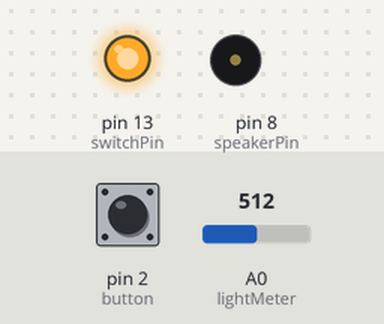
The sketch below on a simulated Arduino Uno, built with avr-gcc and run on an emulated ATmega328P. On the bench: output pins drawn as LEDs (lit = HIGH), buzzer (waves = sounding). Inputs (shaded band) come from the test bench; at power-on: pin 2 (button) LOW, A0 (lightMeter) = 512. What the sketch prints to the serial monitor is not drawn.

Above: at 1.2 s.
1.3 s: pin 2 (button) pulled HIGH for 0.15 s
At 2.4 s:
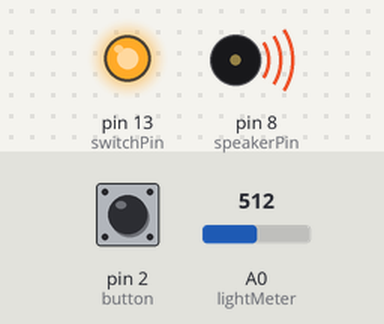
At 10.6 s:
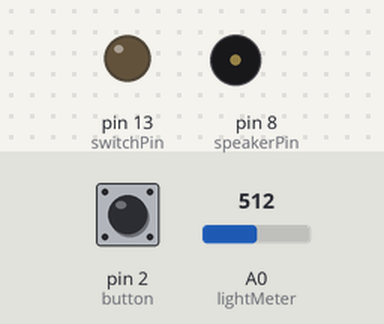
Timing chart, 0 to 12.8 s (numbered marks = the images above; inputs shaded):
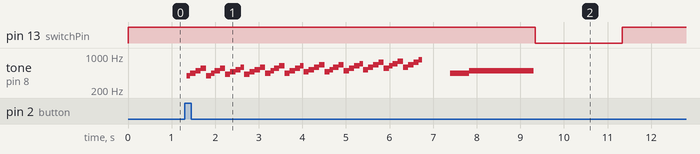

The sketch:

lock_control_button_notes_lockonfrombeg_with_light_thing.ino
```cpp
/* This tone code is was made by ianklatzco - https://gist.github.com/ianklatzco/9127560
 * He derived it from the http://www.arduino.cc/en/Tutorial/Melody
 * This plays the chest noise from the Legend of Zelda on a piezo buzzer connected to pin 8
 * and ground when a button is pushed.
 * Pushing the button also unlocks the electromagnetic lock for the chest for 2 seconds.
 */


const int switchPin = 13;
const int lightMeter = A0;
int lightValue = 0;
int lightLow = 1023;
int lightHigh = 0;
int setByte;
const int button = 2;
int buttonState = 0;
int speakerPin = 8;
char notes[] = "gabygabyxzCDxzCDabywabywzCDEzCDEbywFCDEqywFGDEqi        azbC"; // a space represents a rest
int length = sizeof(notes); // the number of notes
int beats[] = { 1,1,1,1, 1,1,1,1, 1,1,1,1, 1,1,1,1, 1,1,1,1, 1,1,1,1, 1,1,1,1, 1,1,1,1, 1,1,1,1, 1,1,1,1, 1,1,1,1, 1,1,1,1, 1,1,1,1, 1,1,1,1, 2,3,3,16,};
int tempo = 75;

void playTone(int tone, int duration) {
  for (long i = 0; i < duration * 1000L; i += tone * 2) {
    digitalWrite(speakerPin, HIGH);
    delayMicroseconds(tone);
    digitalWrite(speakerPin, LOW);
    delayMicroseconds(tone);
  }
}

void playNote(char note, int duration) {
  char names[] = { 'c', 'd', 'e', 'f', 'g', 'x', 'a', 'z', 'b', 'C', 'y', 'D', 'w', 'E', 'F', 'q', 'G', 'i' };
  // c=C4, C = C5. These values have been tuned.
  int tones[] = { 1898, 1690, 1500, 1420, 1265, 1194, 1126, 1063, 1001, 947, 893, 843, 795, 749, 710, 668, 630, 594 };

  // play the tone corresponding to the note name
  for (int i = 0; i < 18; i++) {
    if (names[i] == note) {
      playTone(tones[i], duration);
    }
  }
}

void setup() {
  // put your setup code here, to run once:
//initialize serial communication
Serial.begin(9600);
//initialize switch pin as output
pinMode(switchPin, OUTPUT);
pinMode(button, INPUT);
pinMode(lightMeter, INPUT);
digitalWrite(switchPin, HIGH);
digitalWrite(speakerPin, LOW);

}

void loop() {
lightValue = analogRead(lightMeter);
if (lightValue > lightHigh) {
  lightHigh = lightValue;
}
if (lightValue < lightLow) {
  lightLow = lightValue;
}

int newValue = map(lightValue, lightLow, lightHigh, 50, 4000);
Serial.print("value is");
Serial.print(newValue);
pinMode(speakerPin, OUTPUT);
buttonState = digitalRead(button);
if (buttonState == HIGH && newValue < 1000) {
  for (int i = 0; i < length; i++) {
    if (notes[i] == ' ') {
      delay(beats[i] * tempo); // rest
    } else {
      playNote(notes[i], beats[i] * tempo);
    // pause between notes
    delay(tempo / 2);
  }
  }
  digitalWrite(switchPin, LOW);
  delay(2000);
} else if (buttonState == LOW) {
  digitalWrite(switchPin, HIGH);
}

//pinMode(speakerPin, OUTPUT);
//  if (buttonState == HIGH) {
//    for (int i = 0; i < length; i++) {
//    if (notes[i] == ' ') {
//      delay(beats[i] * tempo); // rest
//    } else {
//      playNote(notes[i], beats[i] * tempo);
//    }
//
//    // pause between notes
//    delay(tempo / 2);
//  }
//  }
//  delay(100);
  // put your main code here, to run repeatedly:
  //check for connection

//  if(Serial.available() > 0) {
//    //save situation in setByte
//    setByte = Serial.read();
//    //if o open
//    if (setByte == 'o') {
//    digitalWrite(switchPin, LOW);
//  }
//  //if c close
//  if (setByte == 'c') {
//    digitalWrite(switchPin, HIGH);
//  }
//  //if d open 5 seconds then close
//  if (setByte == 'd') {
//    digitalWrite(switchPin, LOW);
//    delay(5000);
//    digitalWrite(switchPin, HIGH);
//  }
//}

}
```

Measured:
- after the input at 1.3 s, pin 13 (switchPin): HIGH → LOW after 8.0 s, → HIGH 2.0 s later; tone on pin 8 (speakerPin): plays 391 Hz for 0.08 s, 443 Hz for 0.12 s, 498 Hz for 0.12 s, 558 Hz for 0.12 s, 394 Hz for 0.12 s, 443 Hz for 0.08 s … (50 notes in this stretch), starting after 0.05 s
